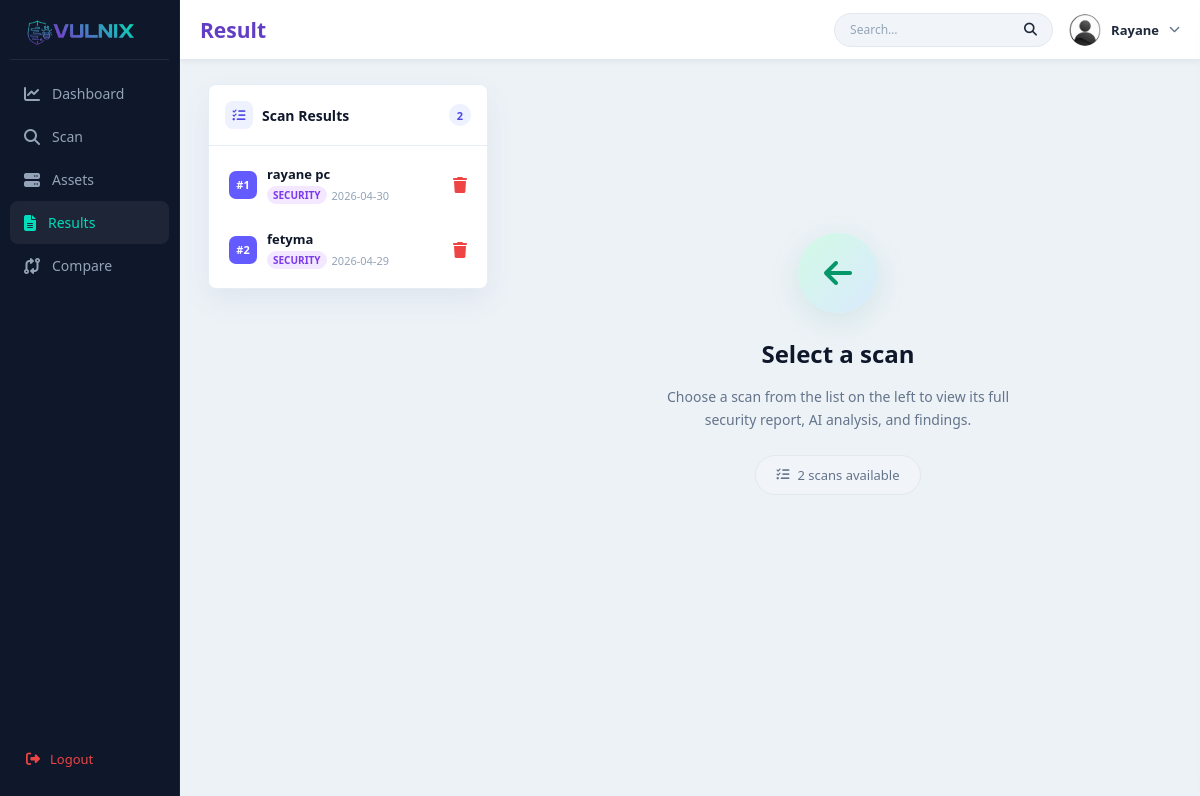
The page /result (signed in) on the database as committed earlier.
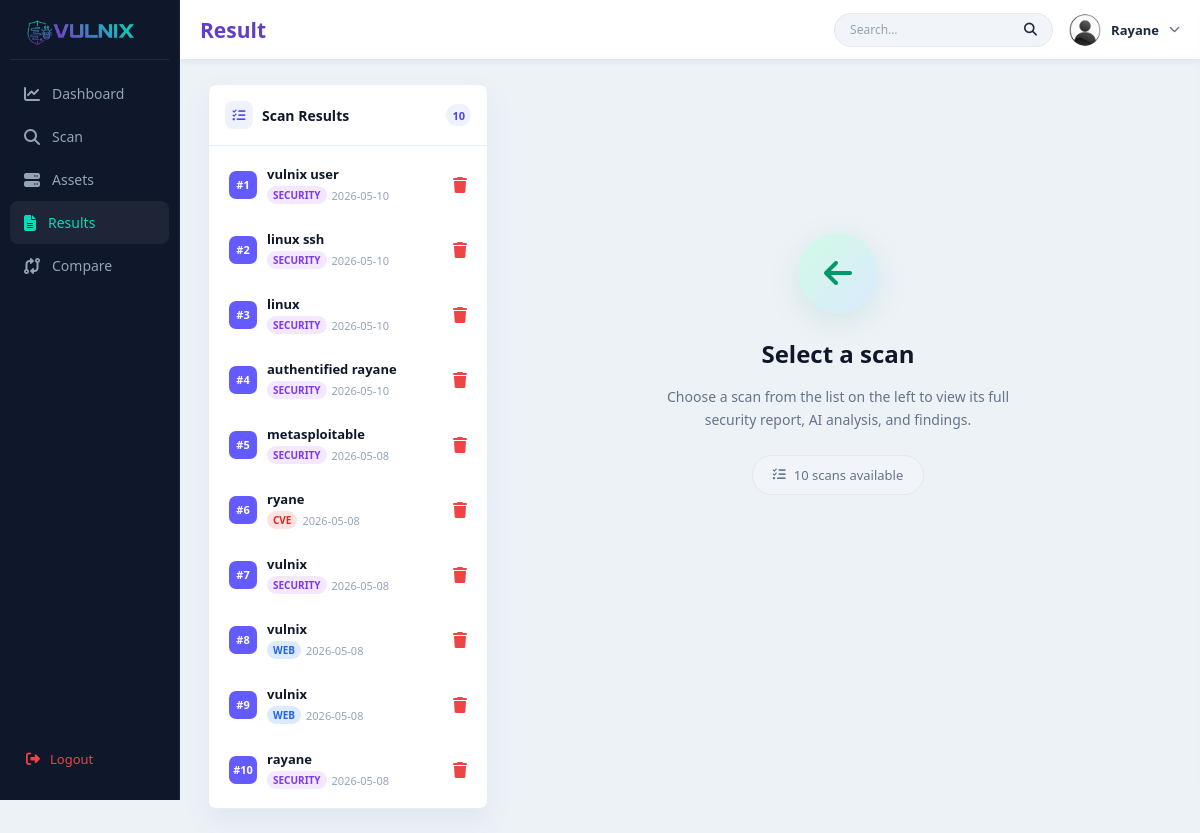
The same page on the database as committed later.
### tables this page shows
CREATE TABLE scans (
        id INTEGER PRIMARY KEY AUTOINCREMENT,
        user_email TEXT NOT NULL,
        target TEXT NOT NULL,
        scan_type TEXT NOT NULL,
        scan_mode TEXT,
        status TEXT NOT NULL DEFAULT 'scanning',
        result_json TEXT,
        error_message TEXT,
        created_at TEXT NOT NULL,
        completed_at TEXT
    , machine_name TEXT);

### main.py (the view, shortened to what this page needs)
@app.route("/result")
def result():
    if "user" not in session:
        return redirect(url_for("home"))
    ensure_scans_table()
    user_email = session["user"]["email"]
    scans = fetch_user_scans(user_email)
    selected_scan = None
    selected_scan_id = request.args.get("scan_id", type=int)
    if selected_scan_id:
        selected_scan = fetch_scan(selected_scan_id, user_email)
    result_payload = None
    target = None
    scan_type = None
    scan_error = None
    findings = (result_payload or {}).get("findings", [])
    ai_messages = []
    return render_template(
        "result.html",
        user=session["user"],
        active="result",
        scans=scans,
        selected_scan=selected_scan,
        results=result_payload,
        target=target,
        scan_type=scan_type,
        scan_error=scan_error,
        ai_messages=ai_messages,
    )

### main.py (called while the page is built)
def get_db_connection():
    conn = sqlite3.connect(DB_PATH)
    conn.row_factory = sqlite3.Row
    return conn

def ensure_scans_table():
    conn = get_db_connection()
    cursor = conn.cursor()
    cursor.execute(
        """
        CREATE TABLE IF NOT EXISTS scans (
            id INTEGER PRIMARY KEY AUTOINCREMENT,
            user_email TEXT NOT NULL,
            machine_name TEXT,
            target TEXT NOT NULL,
            scan_type TEXT NOT NULL,
            scan_mode TEXT,
            status TEXT NOT NULL DEFAULT 'scanning',
            result_json TEXT,
            error_message TEXT,
            created_at TEXT NOT NULL,
            completed_at TEXT
        )
        """
    )
    columns = {
        row[1]
        for row in cursor.execute("PRAGMA table_info(scans)").fetchall()
    }
    if "machine_name" not in columns:
        cursor.execute("ALTER TABLE scans ADD COLUMN machine_name TEXT")
    conn.commit()
    conn.close()

### templates/result.html (shortened to what this page needs)
{% extends "base.html" %}
{% block extra_css %}
<link rel="stylesheet" href="{{ url_for('static', filename='css/result.css') }}">
{% endblock %}
{% block content %}
{% set asset_name = selected_scan.asset_label|default(selected_scan.machine_name or selected_scan.target) if selected_scan else "" %}
<div class="result-layout">
    <aside class="scan-sidebar">
        <div class="sidebar-header">
            <i class="fas fa-list-check"></i>
            <h3>Scan Results</h3>
            <span class="scan-count-badge">{{ scans|length }}</span>
        </div>
        {% if not scans %}
            <div class="sidebar-empty">
                <i class="fas fa-inbox"></i>
                <p>No scans yet</p>
                <a href="{{ url_for('scan_page') }}">Start a scan</a>
            </div>
        {% else %}
            <ul class="scan-list">
                {% for scan in scans %}
                    {% set is_active = selected_scan and selected_scan.id == scan.id %}
                    <li>
                        <a href="{{ url_for('result', scan_id=scan.id) }}"
                        class="scan-list-item {% if is_active %}active{% endif %}">
                            <span class="scan-num">#{{ scan.display_no }}</span>
                            <div class="scan-list-body">
                                <b class="scan-list-name">{{ scan.asset_label or scan.target }}</b>
                                <span class="scan-list-meta">
                                    <span class="scan-type-pill type-{{ scan.scan_type }}">{{ scan.scan_type }}</span>
                                    {{ scan.created_at[:10] if scan.created_at else "" }}
                                </span>
                            </div>
                            <form method="POST"
                                action="{{ url_for('delete_scan', scan_id=scan.id) }}"
                                onsubmit="return showDeleteModal(event, this);"
                                style="margin:0;">
                                <button type="submit" style="background:none;border:none;color:#ef4444;cursor:pointer;font-size:16px;padding:0;">
                                    <i class="fas fa-trash"></i>
                                </button>
                            </form>
                        </a>
                    </li>
                {% endfor %}
            </ul>
        {% endif %}
    </aside>
    <div class="result-dashboard">
        {% if not selected_scan %}
            {% if not scans %}
            <section class="welcome-empty-state">
                <div class="welcome-empty-icon">
                    <i class="fas fa-shield-halved"></i>
                </div>
                <h2>No scans yet</h2>
                <p>Run your first scan to start discovering vulnerabilities, open ports, and security risks across your assets.</p>
                <a href="{{ url_for('scan_page') }}" class="welcome-scan-btn">
                    <i class="fas fa-play"></i> Start Your First Scan
                </a>
                <div class="welcome-features">
                    <span><i class="fas fa-check-circle"></i> Port Discovery</span>
                    <span><i class="fas fa-check-circle"></i> CVE Detection</span>
                    <span><i class="fas fa-check-circle"></i> AI Analysis</span>
                    <span><i class="fas fa-check-circle"></i> Risk Scoring</span>
                </div>
            </section>
            {% else %}
            <section class="welcome-select-state">
                <div class="welcome-select-icon">
                    <i class="fas fa-arrow-left"></i>
                </div>
                <h2>Select a scan</h2>
                <p>Choose a scan from the list on the left to view its full security report, AI analysis, and findings.</p>
                <div class="welcome-scan-hint">
                    <i class="fas fa-list-check"></i>
                    <span>{{ scans|length }} scan{{ 's' if scans|length != 1 }} available</span>
                </div>
            </section>
            {% endif %}
        {% endif %}
    </div>
</div>
{% endblock %}

### templates/base.html (shortened to what this page needs)
<!DOCTYPE html>
<html lang="en">
<head>
    <link rel="stylesheet" href="{{ url_for('static', filename='css/base.css') }}">
    {% block extra_css %}{% endblock %}
    <link href="https://cdnjs.cloudflare.com/ajax/libs/font-awesome/6.5.0/css/all.min.css" rel="stylesheet">
</head>
<body>
<div class="sidebar">
    <div class="sidebar-logo">
        <img src="{{ url_for('static', filename='images/logo.png') }}">
    </div>
    <a href="/dashboard" class="side-item {% if active=='dashboard' %}active{% endif %}">
        <i class="fas fa-chart-line"></i>
        <span>Dashboard</span>
    </a>
    <a href="/scan" class="side-item {% if active=='scan' %}active{% endif %}">
        <i class="fas fa-search"></i>
        <span>Scan</span>
    </a>
    <a href="/asset" class="side-item {% if active=='asset' %}active{% endif %}">
        <i class="fas fa-server"></i>
        <span>Assets</span>
    </a>
    <a href="/result" class="side-item {% if active=='result' %}active{% endif %}">
        <i class="fas fa-file-alt"></i>
        <span>Results</span>
    </a>
    <a href="/compare" class="side-item {% if active=='compare' %}active{% endif %}">
        <i class="fas fa-code-compare"></i>
        <span>Compare</span>
    </a>
    <a href="{{ url_for('logout') }}" class="sidebar-logout">
        <i class="fas fa-sign-out-alt"></i>
        <span>Logout</span>
    </a>
</div>
<div class="topbar">
    <div class="left">
        <div class="page-indicator">
            <span><b>{{ active|capitalize }}</b></span>
        </div>
    </div>
    <div class="right">
        <div class="search-box" id="topSearchBox">
            <input
                type="text"
                id="topSearchInput"
                placeholder="Search&#x2026;"
                autocomplete="off"
                onkeydown="handleTopSearch(event)"
            >
            <i class="fas fa-search" onclick="fireTopSearch()" style="cursor:pointer"></i>
        </div>
        <div class="profile-container">
            <div class="profile-trigger" onclick="toggleProfile()">
                <img src="{{ url_for('static', filename='images/user.png') }}" class="profile-img">
                <span class="profile-name-top" id="topName">
                    {{ user.name.title() }}
                </span>
                <i class="fas fa-chevron-down profile-arrow"></i>
            </div>
        </div>
    </div>
</div>
<div class="main-content">
    {% block content %}{% endblock %}
</div>
</body>
</html>

Rows that differ between the two databases and show on the page:
removed scans: display_no "1", machine_name "rayane pc", scan_type "SECURITY", created_at "2026-04-30"
removed scans: display_no "2", machine_name "fetyma", scan_type "SECURITY", created_at "2026-04-29"
added scans: name "Rayane", display_no "10", machine_name "rayane", scan_type "SECURITY", created_at "2026-05-08"
added scans: display_no "1", machine_name "vulnix user", scan_type "SECURITY", created_at "2026-05-10"
added scans: display_no "2", machine_name "linux ssh", scan_type "SECURITY", created_at "2026-05-10"
added scans: display_no "3", machine_name "linux", scan_type "SECURITY", created_at "2026-05-10"
added scans: display_no "4", machine_name "authentified rayane", scan_type "SECURITY", created_at "2026-05-10"
added scans: display_no "5", machine_name "metasploitable", scan_type "SECURITY", created_at "2026-05-08"
added scans: display_no "6", machine_name "ryane", scan_type "CVE", created_at "2026-05-08"
added scans: display_no "7", machine_name "vulnix", scan_type "SECURITY", created_at "2026-05-08"
added scans: display_no "8", machine_name "vulnix", scan_type "WEB", created_at "2026-05-08"
added scans: display_no "9", machine_name "vulnix", scan_type "WEB", created_at "2026-05-08"
Other text that changed with them:
{{ scans|length }}: "2" → "10"
{{ user.name.title() }}: "Rayane" → (not shown)
